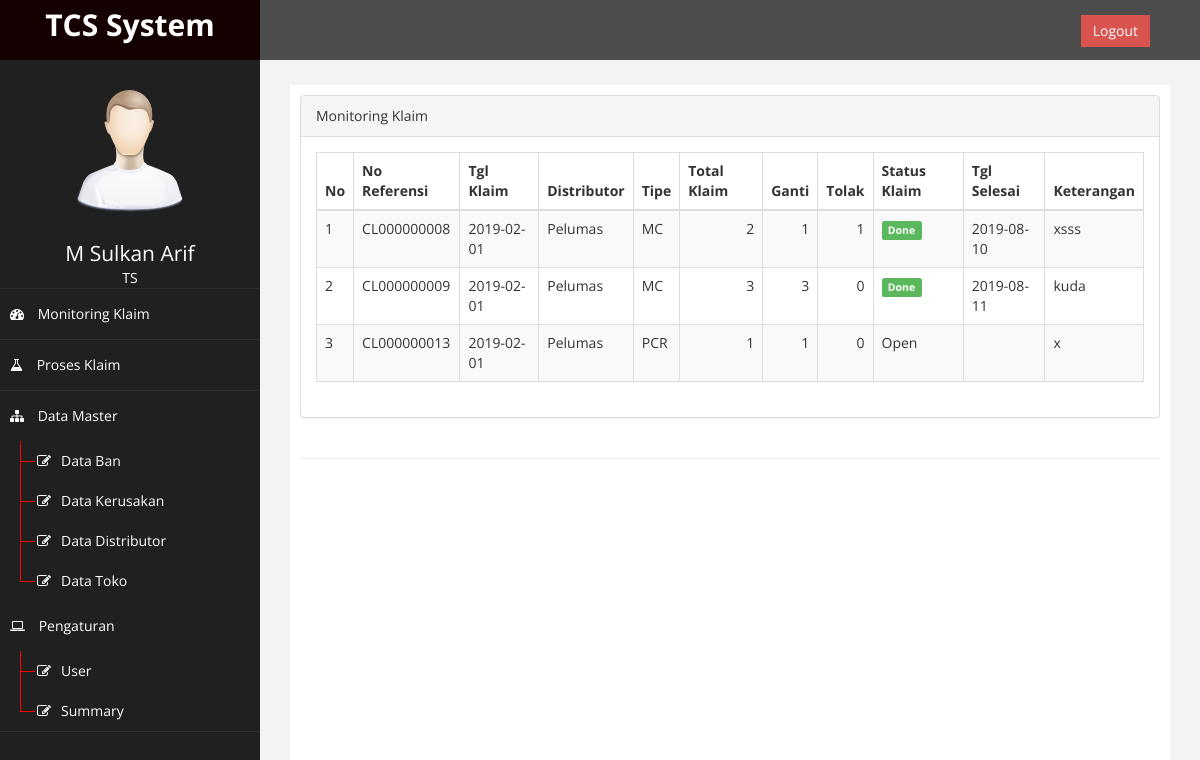
/ (signed in), run on an earlier commit of the app's database.
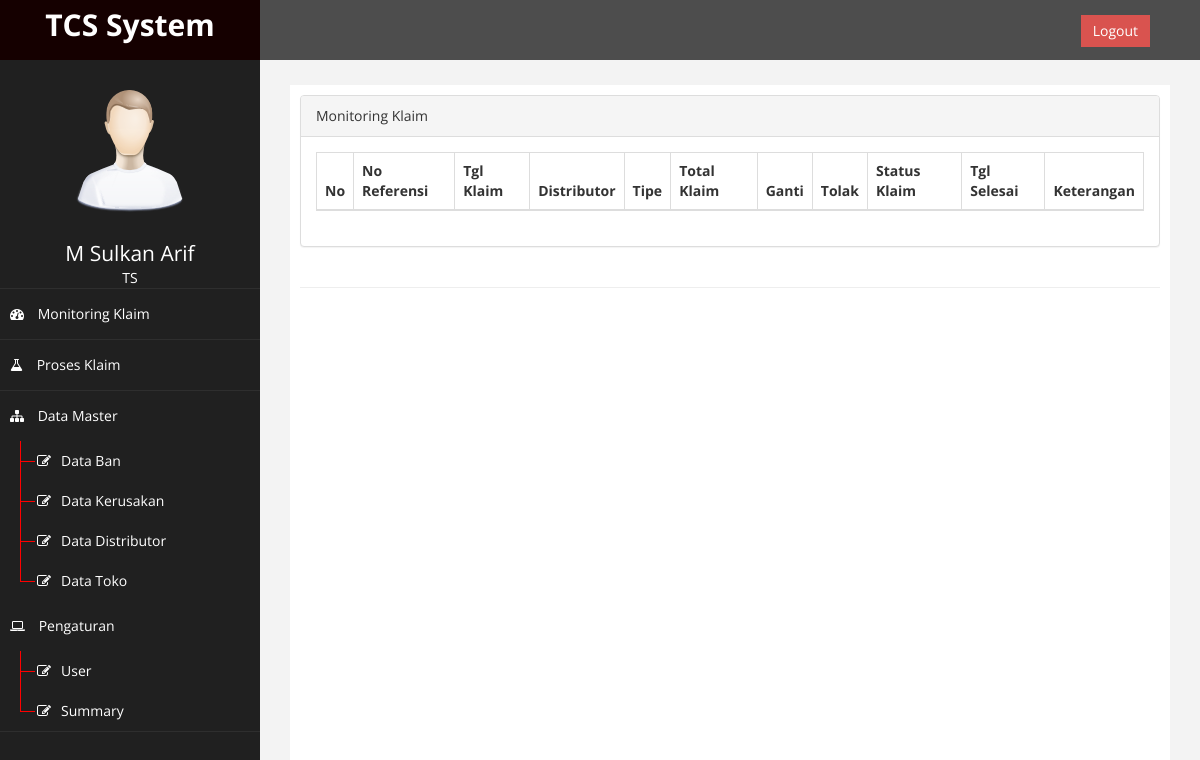
And on a later commit of the database.
### tables this page shows
CREATE TABLE `db_klaim_detail` (
  `id_klaim_detail` int(11) NOT NULL AUTO_INCREMENT,
  `id_klaim` int(11) NOT NULL,
  `id_ban` int(11) DEFAULT NULL,
  `id_toko` int(11) DEFAULT NULL,
  `keterangan` text,
  `id_kerusakan` text,
  `sisa_alur` decimal(8,1) DEFAULT NULL,
  PRIMARY KEY (`id_klaim_detail`)
);

### page/monitoring/monitoring.php (the view)
<?php
$klaim = [];
$sql = " SELECT kl.*,dis.kode_distributor,dis.nama_distributor from
(SELECT d.*,h.no_klaim,b.kode,b.ukuran,b.grup,b.alur_ban,k.kode_kerusakan,k.nama_kerusakan,k.sebab,k.disposisi,t.kode_toko,t.nama_toko,h.`status`,
sum(if(k.disposisi = 'Tolak',1,0)) AS tolak, sum(if(k.disposisi = 'Ganti',1,0)) AS ganti,h.tgl_klaim,if(h.`status` = 'Done',DATE(tgl_selesai),'') AS tgl_selesai,h.id_distributor,count(d.id_klaim_detail) as total_klaim
FROM db_klaim_detail d
JOIN db_klaim h ON d.id_klaim = h.id_klaim
JOIN db_ban b ON d.id_ban = b.id
JOIN db_kerusakan k ON d.id_kerusakan = k.id_kerusakan
JOIN db_toko t ON d.id_toko = t.id_toko
GROUP BY h.no_klaim) AS kl
JOIN db_distributor dis ON kl.id_distributor = dis.id_distributor ";
$query = mysqli_query($conn, $sql);
$no = 1;
while ($row = mysqli_fetch_assoc($query)) {
    $row['no'] = $no;
    $klaim[] = $row;
    $no++;
}
?>
<div class="panel panel-default">
    <div class="panel-heading">
        Monitoring Klaim
    </div>
    <div class="panel-body">
        <div class="table-responsive">
            <table class="table table-striped table-bordered table-hover" id="dataTables-example">
                <thead>
                    <tr>
                        <th>No</th>
                        <th>No Referensi</th>
                        <th>Tgl Klaim</th>
                        <th>Distributor</th>
                        <th>Tipe</th>
                        <th>Total Klaim</th>
                        <th>Ganti</th>
                        <th>Tolak</th>
                        <th>Status Klaim</th>
                        <th>Tgl Selesai</th>
                        <th>Keterangan</th>
                    </tr>
                </thead>
                <tbody>
                    <?php
                    foreach ($klaim as $key => $v) : ?>
                        <tr>
                            <td><?= $v['no'] ?></td>
                            <td><?= $v['no_klaim'] ?></td>
                            <td><?= $v['tgl_klaim'] ?></td>
                            <td><?= $v['nama_distributor'] ?></td>
                            <td><?= $v['grup'] ?></td>
                            <td class="text-right"><?= $v['total_klaim'] ?></td>
                            <td class="text-right"><?= $v['ganti'] ?></td>
                            <td class="text-right"><?= $v['tolak'] ?></td>
                            <td class=""><span class="<?= $v['status'] == 'Done' ? 'label label-success' : '' ?>"><?= $v['status'] ?></span></td>
                            <td class=""><span class="">
                                    <?= $v['status'] == 'Done' ? date('Y-m-d', strtotime($v['tgl_selesai'])) : '' ?>
                                </span></td>
                            <td data-toggle="tooltip" title="<?= $v['keterangan'] ?>"><?= strlen($v['keterangan']) >= 30 ? substr($v['keterangan'], 0, 30) . '...' : $v['keterangan'] ?></td>
                        </tr>
                    <?php endforeach; ?>
                </tbody>
            </table>
        </div>
    </div>
</div>

What changed in the data, as far as the page shows it:
removed db_klaim_detail: no "1", no_klaim "CL000000008", tgl_klaim "2019-02-01", nama_distributor "Pelumas", grup "MC", total_klaim "2", ganti "1", tolak "1", status "Done", tgl_selesai "2019-08-10", keterangan "xsss"
removed db_klaim_detail: no "2", no_klaim "CL000000009", tgl_klaim "2019-02-01", nama_distributor "Pelumas", grup "MC", total_klaim "3", ganti "3", tolak "0", status "Done", tgl_selesai "2019-08-11", keterangan "kuda"
removed db_klaim_detail: no "3", no_klaim "CL000000013", tgl_klaim "2019-02-01", nama_distributor "Pelumas", grup "PCR", total_klaim "1", ganti "1", tolak "0", status "Open", keterangan "x"
